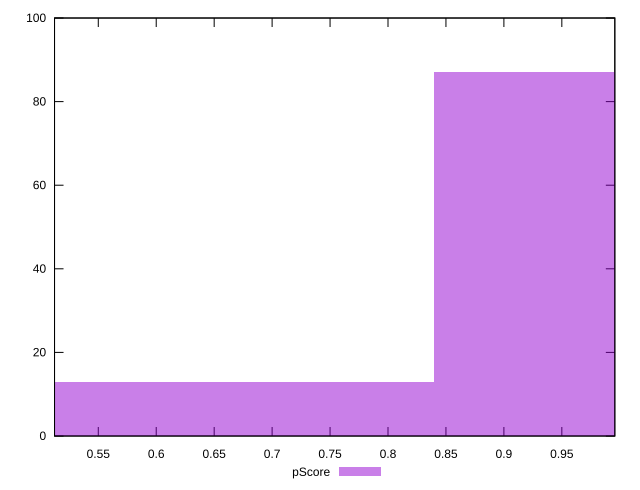

The gnuplot source for this figure:
reset

$pScore <<EOF
1.0079926984433027 87
0.6719951322955352 13
EOF

set key outside below
set boxwidth 0.3359975661477676
set xrange [0.5122473283092595:0.9957239681115386]
set yrange [0:100]
set trange [0:100]
set style fill transparent solid 0.5 noborder
set terminal svg size 640, 490 enhanced background rgb 'white'
set output "report_00019_2021-02-10T18-14-37.922Z//first-cpu-idle/samples/pages+cached+noadtech+nomedia/pScore/histogram.svg"

plot $pScore title "pScore" with boxes

reset
